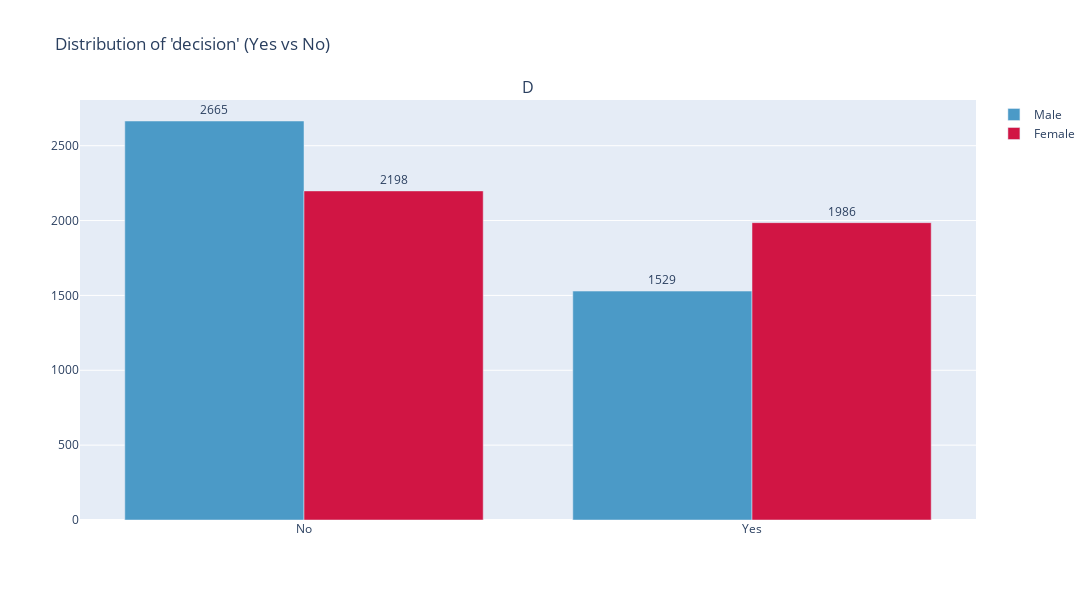

Notebook source saved alongside this figure:
### Markdown cell above
PART 5: RELATION BETWEEN THE DECISIONS AND THE INTEREST OF THE PARTICIPANTS  :<br>

### Code cell
palette = {'Male': "#4B9AC7", 'Female': "#d11544"}
# Calculate the counts of the 'dec' column


# Create a subplot with two bar charts (one vertical and one horizontal)
fig = make_subplots(
    rows=1, cols=1, 
    subplot_titles=( "Decision of the partners"),
    specs=[[{'type': 'bar'}]]  # Specify bar chart type for both subplots
)



deco_counts = df.groupby(['dec_oStr', 'gender']).size().unstack(fill_value=0)
# Horizontal bar chart (second subplot)
fig.add_trace(
    go.Bar(
        x=deco_counts.index, 
        y=deco_counts['Male'],  # Male counts
        name="Male", 
        marker_color="#4B9AC7",
        text=deco_counts['Male'],  # Ajouter les valeurs au sommet des barres
        textposition='outside',  # Positionner les valeurs en dehors des barres
    ),
    row=1, col=1  # Add this trace to the first subplot
)

fig.add_trace(
    go.Bar(
        x=deco_counts.index, 
        y=deco_counts['Female'],  # Female counts
        name="Female", 
        marker_color="#d11544",
        text=deco_counts['Female'],  # Ajouter les valeurs au sommet des barres
        textposition='outside',  # Positionner les valeurs en dehors des barres
    ),
    row=1, col=1  # Add this trace to the first subplot
)

# Update layout and add titles
fig.update_layout(
    title_text="Distribution of 'decision' (Yes vs No)",
    showlegend=True,  # Hide the legend as it's not necessary here
    height=600,  # Set a fixed height for the figure
    width=1200,  # Set a fixed width for the figure
)

# Show the plot
fig.show()

### Figure 1 — Plotly figure (JSON) as saved in the notebook; plotly's stock layout.template omitted (floating-point values rounded to 4 significant figures)
{"data": [{"marker": {"color": "#4B9AC7"}, "name": "Male", "text": [2665, 1529], "textposition": "outside", "type": "bar", "x": ["No", "Yes"], "xaxis": "x", "y": [2665, 1529], "yaxis": "y"}, {"marker": {"color": "#d11544"}, "name": "Female", "text": [2198, 1986], "textposition": "outside", "type": "bar", "x": ["No", "Yes"], "xaxis": "x", "y": [2198, 1986], "yaxis": "y"}], "layout": {"annotations": [{"font": {"size": 16}, "showarrow": false, "text": "D", "x": 0.5, "xanchor": "center", "xref": "paper", "y": 1, "yanchor": "bottom", "yref": "paper"}], "height": 600, "showlegend": true, "title": {"text": "Distribution of 'decision' (Yes vs No)"}, "width": 1200, "xaxis": {"anchor": "y", "domain": [0, 1]}, "yaxis": {"anchor": "x", "domain": [0, 1]}}}
